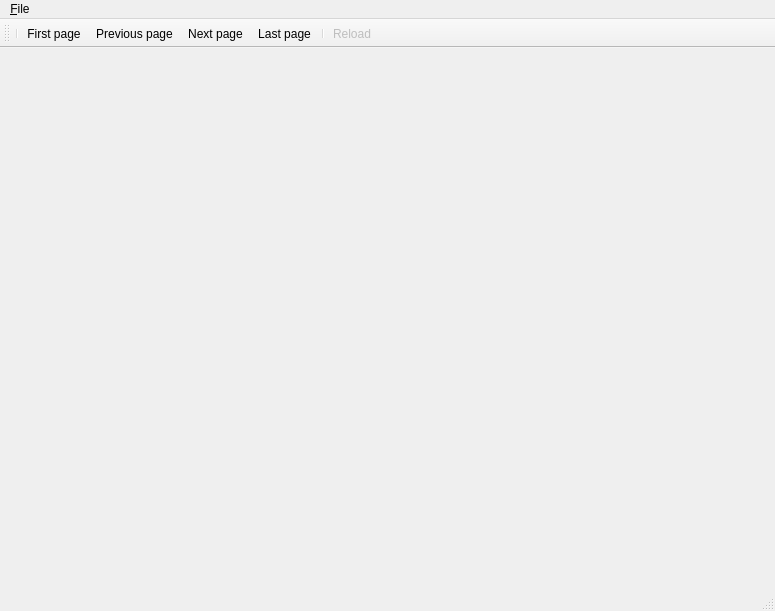
<?xml version="1.0" encoding="UTF-8"?>
<ui version="4.0">
 <class>MainFrm</class>
 <widget class="QMainWindow" name="MainFrm">
  <property name="geometry">
   <rect>
    <x>0</x>
    <y>0</y>
    <width>775</width>
    <height>611</height>
   </rect>
  </property>
  <property name="windowTitle">
   <string>MainWindow</string>
  </property>
  <widget class="QWidget" name="centralwidget"/>
  <widget class="QMenuBar" name="menubar">
   <property name="geometry">
    <rect>
     <x>0</x>
     <y>0</y>
     <width>775</width>
     <height>21</height>
    </rect>
   </property>
   <widget class="QMenu" name="menu_Fichier">
    <property name="title">
     <string>&amp;File</string>
    </property>
    <addaction name="actionOuvrir"/>
    <addaction name="actionFermer"/>
    <addaction name="separator"/>
    <addaction name="actionQuitter"/>
   </widget>
   <addaction name="menu_Fichier"/>
  </widget>
  <widget class="QToolBar" name="toolBar">
   <property name="windowTitle">
    <string>toolBar</string>
   </property>
   <attribute name="toolBarArea">
    <enum>TopToolBarArea</enum>
   </attribute>
   <attribute name="toolBarBreak">
    <bool>false</bool>
   </attribute>
   <addaction name="separator"/>
   <addaction name="actionPremierePage"/>
   <addaction name="actionPagePrecedente"/>
   <addaction name="actionPageSuivante"/>
   <addaction name="actionDernierePage"/>
   <addaction name="separator"/>
   <addaction name="actionRecharger"/>
  </widget>
  <widget class="QStatusBar" name="statusBar"/>
  <action name="actionPremierePage">
   <property name="icon">
    <iconset resource="viewer.qrc">
     <normaloff>:/viewer/images/2leftarrow.png</normaloff>:/viewer/images/2leftarrow.png</iconset>
   </property>
   <property name="text">
    <string>First page</string>
   </property>
   <property name="toolTip">
    <string>First page</string>
   </property>
  </action>
  <action name="actionPagePrecedente">
   <property name="icon">
    <iconset resource="viewer.qrc">
     <normaloff>:/viewer/images/1leftarrow.png</normaloff>:/viewer/images/1leftarrow.png</iconset>
   </property>
   <property name="text">
    <string>Previous page</string>
   </property>
   <property name="iconText">
    <string>Previous page</string>
   </property>
   <property name="toolTip">
    <string>Previous page</string>
   </property>
  </action>
  <action name="actionPageSuivante">
   <property name="icon">
    <iconset resource="viewer.qrc">
     <normaloff>:/viewer/images/1rightarrow.png</normaloff>:/viewer/images/1rightarrow.png</iconset>
   </property>
   <property name="text">
    <string>Next page</string>
   </property>
   <property name="iconText">
    <string>Next page</string>
   </property>
   <property name="toolTip">
    <string>Next page</string>
   </property>
  </action>
  <action name="actionDernierePage">
   <property name="icon">
    <iconset resource="viewer.qrc">
     <normaloff>:/viewer/images/2rightarrow.png</normaloff>:/viewer/images/2rightarrow.png</iconset>
   </property>
   <property name="text">
    <string>Last page</string>
   </property>
   <property name="toolTip">
    <string>Last page</string>
   </property>
  </action>
  <action name="actionOuvrir">
   <property name="icon">
    <iconset resource="viewer.qrc">
     <normaloff>:/viewer/images/fileopen.png</normaloff>:/viewer/images/fileopen.png</iconset>
   </property>
   <property name="text">
    <string>&amp;Open</string>
   </property>
  </action>
  <action name="actionQuitter">
   <property name="icon">
    <iconset resource="viewer.qrc">
     <normaloff>:/viewer/images/exit.png</normaloff>:/viewer/images/exit.png</iconset>
   </property>
   <property name="text">
    <string>&amp;Quit</string>
   </property>
  </action>
  <action name="actionRecharger">
   <property name="enabled">
    <bool>false</bool>
   </property>
   <property name="icon">
    <iconset resource="viewer.qrc">
     <normaloff>:/viewer/images/reload.png</normaloff>:/viewer/images/reload.png</iconset>
   </property>
   <property name="text">
    <string>Reload</string>
   </property>
   <property name="toolTip">
    <string>Reload</string>
   </property>
  </action>
  <action name="actionFermer">
   <property name="icon">
    <iconset resource="viewer.qrc">
     <normaloff>:/viewer/images/agt_stop.png</normaloff>:/viewer/images/agt_stop.png</iconset>
   </property>
   <property name="text">
    <string>&amp;Close</string>
   </property>
  </action>
 </widget>
 <resources>
  <include location="viewer.qrc"/>
 </resources>
 <connections/>
</ui>
